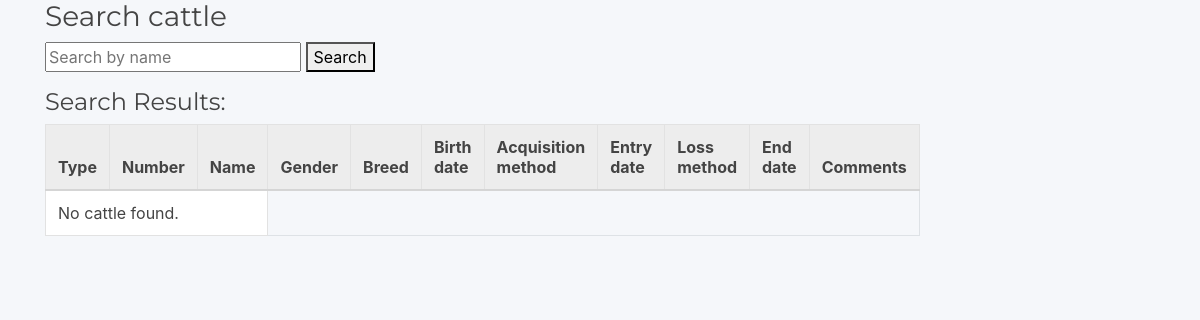
Page /my_farm/search_cattle/ on the earlier database version.
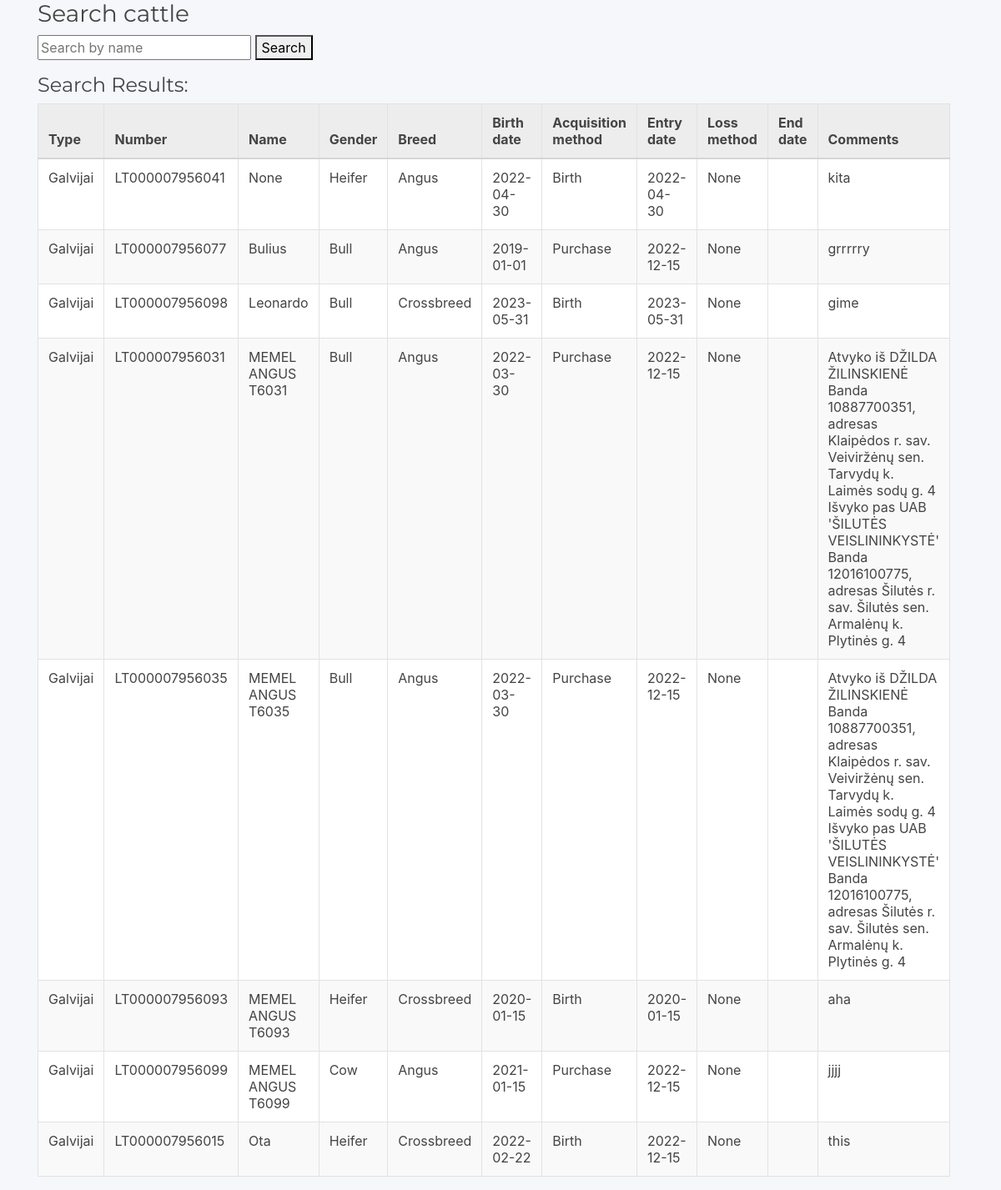
Same page on the later database version.
### my_farm/models.py (models this page shows, shortened)
class Cattle(models.Model):
    BREED = [
        ('Angus', 'Angus'),
        ('Crossbreed', 'Crossbreed'),
    ]
    GENDER = [
        ('Heifer', 'Heifer'),
        ('Bull', 'Bull'),
        ('Cow', 'Cow'),
    ]
    ACQUISITION_METHOD = [
        ('Birth', 'Birth'),
        ('Purchase', 'Purchase'),
        ('Gift', 'Gift'),
    ]
    LOSS_METHOD = [
        ('Death', 'Death'),
        ('Sold', 'Sold'),
        ('Consumed', 'Consumed'),
        ('Gifted', 'Gifted'),
    ]
    type = models.CharField(default='Cattle', max_length=80, blank=False)
    number = models.CharField(max_length=80, blank=False, unique=True)
    name = models.CharField(max_length=80, blank=True, null=True)
    gender = models.CharField(choices=GENDER, max_length=80, blank=False)
    breed = models.CharField(choices=BREED, max_length=80, blank=False)
    birth_date = models.DateField(blank=True, null=True)
    acquisition_method = models.CharField(choices=ACQUISITION_METHOD, max_length=80, blank=True, null=True)
    entry_date = models.DateField(blank=True, null=True)
    loss_method = models.CharField(choices=LOSS_METHOD, max_length=80, blank=True, null=True)
    end_date = models.DateField(blank=True, null=True)
    comments = models.TextField(max_length=2000)
    deleted = models.BooleanField(default=False)
    picture = models.ImageField(upload_to='cattle_pictures', blank=True, null=True)
    class Meta:
        verbose_name = "Cattle Info"
        verbose_name_plural = "Cattle Info"
        ordering = ['name']

### my_farm/views.py (the view)
# urls.py: path('search_cattle/', search_cattle, name='search_cattle'),
def search_cattle(request):
    query = request.GET.get('query')
    if query:
        cattle_list = Cattle.objects.filter(deleted=False).filter(
            Q(type__icontains=query) |
            Q(number__icontains=query) |
            Q(name__icontains=query) |
            Q(gender__icontains=query) |
            Q(breed__icontains=query) |
            Q(birth_date__icontains=query) |
            Q(acquisition_method__icontains=query) |
            Q(entry_date__icontains=query) |
            Q(loss_method__icontains=query) |
            Q(end_date__icontains=query) |
            Q(comments__icontains=query)
        )
    else:
        cattle_list = Cattle.objects.filter(deleted=False)
    context = {'cattle_list': cattle_list}
    return render(request, 'my_farm/search_cattle.html', context)

### my_farm/templates/my_farm/search_cattle.html
{% extends 'base_user.html' %}
{% block content %}
<body>
    <h3>Search cattle</h3>
    <form method="GET" action="{% url 'my_farm:search_cattle' %}">
        <input type="text" name="query" value="{{ query }}" placeholder="Search by name">
        <button type="submit">Search</button>
    </form>
    <h4>Search Results:</h4>
    <div class="table-responsive">
        <div class="table-container">
            <table class="table table-bordered">
        <thead>
            <tr class="column-names">
              <th class="cattle-type">Type</th>
              <th class="cattle-number">Number</th>
              <th class="cattle-name">Name</th>
              <th class="cattle-gender">Gender</th>
              <th class="cattle-breed">Breed</th>
              <th class="cattle-birth_date">Birth date</th>
              <th class="cattle-acquisition_method">Acquisition method</th>
              <th class="cattle-entry_date">Entry date</th>
              <th class="cattle-loss_method">Loss method</th>
              <th class="cattle-end_date">End date</th>
              <th class="cattle-comments">Comments</th>
            </tr>
          </thead>
        <tbody>
            {% for cattle in cattle_list %}
            <tr>
                <td>{{ cattle.type }}</td>
                <td>{{ cattle.number }}</td>
                <td>{{ cattle.name }}</td>
                <td>{{ cattle.gender }}</td>
                <td>{{ cattle.breed }}</td>
                <td>{{ cattle.birth_date|date:"Y-m-d" }}</td>
                <td>{{ cattle.acquisition_method }}</td>
                <td>{{ cattle.entry_date|date:"Y-m-d" }}</td>
                <td>{{ cattle.loss_method }}</td>
                <td>{{ cattle.end_date|date:"Y-m-d" }}</td>
                <td>{{ cattle.comments }}</td>
            </tr>
            {% empty %}
            <tr>
                <td colspan="3">No cattle found.</td>
            </tr>
            {% endfor %}
        </tbody>
    </table>
        </div>
    </div>
</body>
{% endblock %}

Differences in the rows shown:
now on this page (row edited): Cattle: type "Galvijai", number "LT000007956041", name "None", gender "Heifer", breed "Angus", birth_date "2022-04-30", acquisition_method "Birth", entry_date "2022-04-30", loss_method "None", comments "kita"
added Cattle: type "Galvijai", number "LT000007956077", name "Bulius", gender "Bull", breed "Angus", birth_date "2019-01-01", acquisition_method "Purchase", entry_date "2022-12-15", loss_method "None", comments "grrrrry"
added Cattle: type "Galvijai", number "LT000007956098", name "Leonardo", gender "Bull", breed "Crossbreed", birth_date "2023-05-31", acquisition_method "Birth", entry_date "2023-05-31", loss_method "None", comments "gime"
now on this page (row edited): Cattle: type "Galvijai", number "LT000007956031", name "MEMEL ANGUS T6031", gender "Bull", breed "Angus", birth_date "2022-03-30", acquisition_method "Purchase", entry_date "2022-12-15", loss_method "None", comments "Atvyko iš DŽILDA ŽILINSKIENĖ Banda 10887700351, adresas Klaipėdos r. sav. Veiviržėnų sen. Tarvydų k. Laimės sodų g. 4 Išvyko pas UAB 'ŠILUTĖS VEISLININKYSTĖ' Banda 12016100775, adresas Šilutės r. sav. Šilutės sen. Armalėnų k. Plytinės g. 4"
now on this page (row edited): Cattle: type "Galvijai", number "LT000007956035", name "MEMEL ANGUS T6035", gender "Bull", breed "Angus", birth_date "2022-03-30", acquisition_method "Purchase", entry_date "2022-12-15", loss_method "None", comments "Atvyko iš DŽILDA ŽILINSKIENĖ Banda 10887700351, adresas Klaipėdos r. sav. Veiviržėnų sen. Tarvydų k. Laimės sodų g. 4 Išvyko pas UAB 'ŠILUTĖS VEISLININKYSTĖ' Banda 12016100775, adresas Šilutės r. sav. Šilutės sen. Armalėnų k. Plytinės g. 4"
added Cattle: type "Galvijai", number "LT000007956093", name "MEMEL ANGUS T6093", gender "Heifer", breed "Crossbreed", birth_date "2020-01-15", acquisition_method "Birth", entry_date "2020-01-15", loss_method "None", comments "aha"
added Cattle: type "Galvijai", number "LT000007956099", name "MEMEL ANGUS T6099", gender "Cow", breed "Angus", birth_date "2021-01-15", acquisition_method "Purchase", entry_date "2022-12-15", loss_method "None", comments "jjjj"
added Cattle: type "Galvijai", number "LT000007956015", name "Ota", gender "Heifer", breed "Crossbreed", birth_date "2022-02-22", acquisition_method "Birth", entry_date "2022-12-15", loss_method "None", comments "this"
Other differences:
text no longer shown: "No cattle found."
